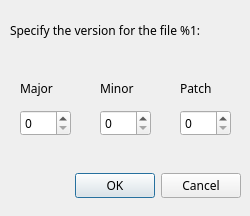
<?xml version="1.0" encoding="UTF-8"?>
<ui version="4.0">
 <class>VerDlg</class>
 <widget class="QDialog" name="VerDlg">
  <property name="geometry">
   <rect>
    <x>0</x>
    <y>0</y>
    <width>250</width>
    <height>216</height>
   </rect>
  </property>
  <property name="sizePolicy">
   <sizepolicy hsizetype="Fixed" vsizetype="Fixed">
    <horstretch>0</horstretch>
    <verstretch>0</verstretch>
   </sizepolicy>
  </property>
  <property name="maximumSize">
   <size>
    <width>370</width>
    <height>216</height>
   </size>
  </property>
  <property name="font">
   <font>
    <family>Sans Serif</family>
   </font>
  </property>
  <property name="windowTitle">
   <string>Set version</string>
  </property>
  <property name="windowIcon">
   <iconset resource="../icon/icon.qrc">
    <normaloff>:/icon/gridisk.png</normaloff>:/icon/gridisk.png</iconset>
  </property>
  <widget class="QDialogButtonBox" name="buttonBox">
   <property name="geometry">
    <rect>
     <x>20</x>
     <y>170</y>
     <width>221</width>
     <height>32</height>
    </rect>
   </property>
   <property name="orientation">
    <enum>Qt::Horizontal</enum>
   </property>
   <property name="standardButtons">
    <set>QDialogButtonBox::Cancel|QDialogButtonBox::Ok</set>
   </property>
  </widget>
  <widget class="QLabel" name="label">
   <property name="geometry">
    <rect>
     <x>10</x>
     <y>10</y>
     <width>231</width>
     <height>41</height>
    </rect>
   </property>
   <property name="font">
    <font>
     <family>Sans Serif</family>
     <pointsize>9</pointsize>
    </font>
   </property>
   <property name="text">
    <string>Specify the version for the file %1:</string>
   </property>
   <property name="wordWrap">
    <bool>true</bool>
   </property>
  </widget>
  <widget class="QLabel" name="label_2">
   <property name="geometry">
    <rect>
     <x>20</x>
     <y>80</y>
     <width>51</width>
     <height>17</height>
    </rect>
   </property>
   <property name="font">
    <font>
     <family>Sans Serif</family>
     <pointsize>9</pointsize>
    </font>
   </property>
   <property name="text">
    <string>Major</string>
   </property>
  </widget>
  <widget class="QLabel" name="label_3">
   <property name="geometry">
    <rect>
     <x>100</x>
     <y>80</y>
     <width>51</width>
     <height>17</height>
    </rect>
   </property>
   <property name="font">
    <font>
     <family>Sans Serif</family>
     <pointsize>9</pointsize>
    </font>
   </property>
   <property name="text">
    <string>Minor</string>
   </property>
  </widget>
  <widget class="QLabel" name="label_4">
   <property name="geometry">
    <rect>
     <x>180</x>
     <y>80</y>
     <width>41</width>
     <height>17</height>
    </rect>
   </property>
   <property name="font">
    <font>
     <family>Sans Serif</family>
     <pointsize>9</pointsize>
    </font>
   </property>
   <property name="text">
    <string>Patch</string>
   </property>
  </widget>
  <widget class="QSpinBox" name="major">
   <property name="geometry">
    <rect>
     <x>20</x>
     <y>110</y>
     <width>51</width>
     <height>26</height>
    </rect>
   </property>
   <property name="font">
    <font>
     <family>Sans Serif</family>
     <pointsize>9</pointsize>
    </font>
   </property>
   <property name="maximum">
    <number>255</number>
   </property>
  </widget>
  <widget class="QSpinBox" name="minor">
   <property name="geometry">
    <rect>
     <x>100</x>
     <y>110</y>
     <width>51</width>
     <height>26</height>
    </rect>
   </property>
   <property name="font">
    <font>
     <family>Sans Serif</family>
     <pointsize>9</pointsize>
    </font>
   </property>
   <property name="maximum">
    <number>255</number>
   </property>
  </widget>
  <widget class="QSpinBox" name="patch">
   <property name="geometry">
    <rect>
     <x>180</x>
     <y>110</y>
     <width>51</width>
     <height>26</height>
    </rect>
   </property>
   <property name="font">
    <font>
     <family>Sans Serif</family>
     <pointsize>9</pointsize>
    </font>
   </property>
   <property name="maximum">
    <number>255</number>
   </property>
  </widget>
 </widget>
 <resources>
  <include location="../icon/icon.qrc"/>
 </resources>
 <connections>
  <connection>
   <sender>buttonBox</sender>
   <signal>accepted()</signal>
   <receiver>VerDlg</receiver>
   <slot>accept()</slot>
   <hints>
    <hint type="sourcelabel">
     <x>248</x>
     <y>254</y>
    </hint>
    <hint type="destinationlabel">
     <x>157</x>
     <y>274</y>
    </hint>
   </hints>
  </connection>
  <connection>
   <sender>buttonBox</sender>
   <signal>rejected()</signal>
   <receiver>VerDlg</receiver>
   <slot>reject()</slot>
   <hints>
    <hint type="sourcelabel">
     <x>316</x>
     <y>260</y>
    </hint>
    <hint type="destinationlabel">
     <x>286</x>
     <y>274</y>
    </hint>
   </hints>
  </connection>
 </connections>
</ui>
